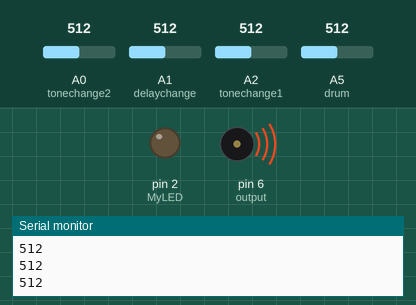
Simulated run of this sketch. Board: Arduino Uno, built with avr-gcc and run on an emulated ATmega328P. Parts: output pins drawn as LEDs (lit = HIGH), buzzer (waves = sounding), the last lines printed to the serial monitor. The test bench sets the inputs (shaded band); at power-on: A5 (drum) = 512, A0 (tonechange2) = 512, A1 (delaychange) = 512, A2 (tonechange1) = 512. EEPROM starts erased.

Above: at 1.2 s.
1.3 s: A5 (drum) set to 783
2.8 s: A5 (drum) set to 817
At 3.12 s:
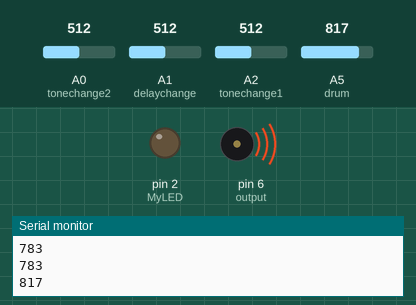
5.8 s: A5 (drum) set to 790
7.3 s: A5 (drum) set to 810
At 7.91 s:
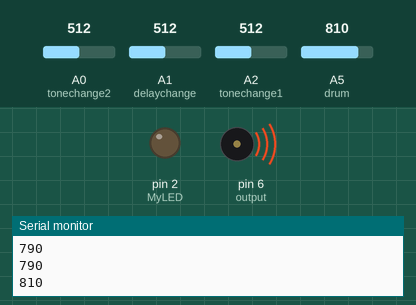
Timing chart, 0 to 11.3 s (numbered marks = the images above; inputs shaded):
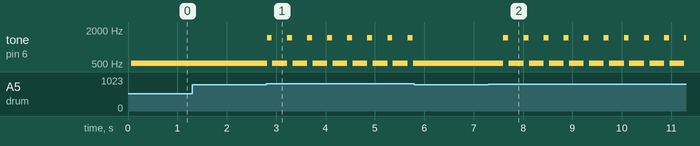

The sketch:

FINAL_ARDUINO_298_CODE.ino
```cpp
/* MyProgram:
   Author: Donald Duck
   Revision: 3/7/17 (ver 0.1)
   Description: This program controls an LED (pin 2) and a Digital Potentiometer (AD525BRUZ1-RL7) via I2C.
                Pin 2 goes to a 180 ohm resistor, then to the Digital Pot, then to the Anode of the LED, then to Ground.
*/

#include <EEPROM.h>
#include <Wire.h>

/* Output pin for LED */
int MyLED = 2;           // Note: pin 13 goes to the on-board LED
int output = 6;
int tonechange1 = A2;
int tonechange2 = A0;
int delaychange = A1;
int drum = A5;

/* Number of times Arduino has been booted */
int NumCycles = 0;

/* Variable used in serial communication */
char InBuff[10];
int BuffIndex = 0;
char EOL = 13;
bool ProcessCommand = false;
int Sum = 0;
int Value = 0;
float voltage = 0;
int resistance = 0;
int sound1 = 0;
int sound2 = 0;
int delays = 0;
bool base = 0;

/* ===================================  Start of main section ==========================================*/
void setup() {
  // initialize the serial port
  Serial.begin(115200);

  // Initialize the Relay output pins
  pinMode(MyLED,OUTPUT);
  pinMode(output, OUTPUT);
  pinMode(tonechange1, INPUT);
  pinMode(tonechange2, INPUT);
  pinMode(delaychange, INPUT);
  pinMode(drum, INPUT);
  digitalWrite(MyLED,LOW);
  base = analogRead(drum);

  delay(10);
  Serial.flush();
  delay(10);

  // increment the Number of power-on cycles by one
  EEPROM.get(0, NumCycles);
  NumCycles = NumCycles + 1;
  EEPROM.put(0,NumCycles);

  // Start-up the I2C bus (address is optionla for master)
  Wire.begin();
}


void loop() {
  //CheckforSerialData();
  //ProcessCommands();
  delay(10);
  delays = analogRead(delaychange)/2;
  delay(10);
  Serial.println(analogRead(drum));
  delay(10);
  if(analogRead(drum) > 800){
    tone(output, 1450);
    delay(100);
    tone(output, 0);
  }
  delay(10);
  sound1 = analogRead(tonechange1);
  tone(output, sound1);
  delay(delays);
  sound2 = analogRead(tonechange2);
  tone(output, sound2);
  delay(10);
}
/* ===================================  End of main section ==========================================*/


/* ----------------------------- Check for Serial Data ---------------------------- */
void CheckforSerialData() {
  // See if there is a character ready from the serial port
  if (Serial.available()>0)  {
    InBuff[BuffIndex] = byte(Serial.read());
     if (InBuff[BuffIndex] == EOL)  {
      BuffIndex = 0;
      ProcessCommand = true;
      delay(1);
      Serial.flush();
    } else {
      BuffIndex = BuffIndex + 1;
      if (BuffIndex > 9) BuffIndex = 0;   // Reset the input buffer (This should never happen!!!)
      ProcessCommand = false;
    }
  }
}
/* ----------------------------- Check for Serial Data ---------------------------- */

/* ----------------------------- Process Commands --------------------------------- */
void ProcessCommands() {
  if (ProcessCommand)  {
    ProcessCommand = false;
    switch (InBuff[0]) {

      case 'F': case 'f':   // Flush the serial buffer (This is essentially a "do-nothing" command).
        Serial.flush();
        delay(10);
        break;

      case 'I': case 'i':     // Information
        // Manufacture,Model,SerialNumber,FirmwareRevision
        Serial.println("Arduino,ControlBoard,0,0.1");
        break;

      case 'L': case 'l':     // Set the LED; usage: L1 for LED ON, L0 for LED OFF, LT for LED Togle, L? to inquire state
        if (InBuff[1] == '?')  {
          Serial.println(digitalRead(MyLED));
        } else {
          if (InBuff[1] == '1') {
            digitalWrite(MyLED,HIGH);
          } else if (InBuff[1] == 'T') {
            bool TestBit = true;
            bool NewBit = TestBit ^ digitalRead(MyLED);
            digitalWrite(MyLED,NewBit);
          } else {
            digitalWrite(MyLED,LOW);
          }
          Serial.println("OK");
        }
        break;

      case 'N': case 'n':   // Read the number of power-on cycles stored in EEprom (Use "N0" to reset)
        if (InBuff[1] == '0') {
            NumCycles = 0;
            EEPROM.put(0,NumCycles);
            Serial.println("OK");
        } else {
          Serial.println(NumCycles);
        }
        break;

      case 'P': case 'p':   // Set the Digital Pot (AD5252BRUZ1-RL7)
        Wire.beginTransmission(44); // transmit to device #44 (0x2c, assuming AD0 and AD1 are grounded)
        Wire.write(byte(0x01));       // sends instruction byte to write Pot value into RDAC1 (use 0x03 for RDAC3)
        Sum = ((InBuff[1]-48)*100)+((InBuff[2]-48)*10)+(InBuff[3]-48);
        if(Sum > 255){
          Sum = 255;
        }
        Wire.write(Sum);
        Wire.endTransmission();       // stop transmitting
        Serial.println(Sum);
        delay(1000);
        Value = analogRead(A0);
        voltage = (Value)*(5.0/1023.0);
        Serial.println("Voltage:");
        Serial.println(voltage);
        break;

        case 'Q': case 'q':
        Serial.println("Loop Test mode");
        for(int i = 0; i < 256 ; i++){
         Wire.beginTransmission(44); // transmit to device #44 (0x2c, assuming AD0 and AD1 are grounded)
         Wire.write(byte(0x01));
         Wire.write(i);
         Wire.endTransmission();
         delay(100);//delay 50 ms
         Value = analogRead(A0);
         voltage = (Value)*(5.0/1023.0);
         resistance = map(i, 0, 255, 0, 1000);
         Serial.println(voltage);
        }
        Wire.endTransmission();
        break;


      default:    //  If a non-recognizable command occurs, output the command back to the Serial port
        bool EndofCommand = false;
        Serial.print(":");
        for (int i=0; i <= 9; i++) {
          if (InBuff[i] == EOL) EndofCommand = true;
          if (!EndofCommand)  {
            Serial.print(InBuff[i]);
          }
        }
        Serial.println(":");
        break;
    }
  }
}
/* ----------------------------- Process Commands --------------------------------- */
```

Measured:
- after the input at 2.8 s, tone on pin 6 (output): 512 Hz → 1450 Hz at once, then repeats every 0.41 s: silent 0.01 s, 512 Hz 0.30 s, 1450 Hz 0.10 s
- after the input at 5.8 s, tone on pin 6 (output): stops changing and stays 512 Hz
- after the input at 7.3 s, tone on pin 6 (output): 512 Hz → 1450 Hz after 0.30 s, then repeats every 0.41 s: silent 0.01 s, 512 Hz 0.30 s, 1450 Hz 0.10 s
